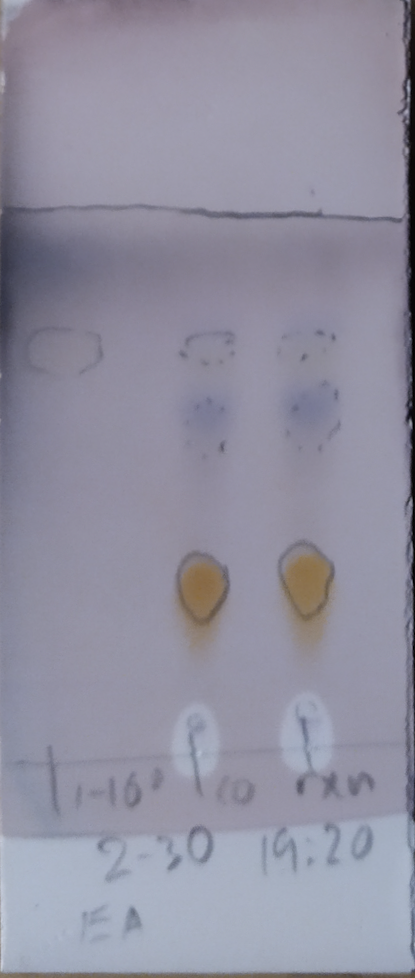
#> input picture dataset_perspective_transformed/001.png, 415 x 978 px, found by its file name; its folder holds only this picture in this run
$ python findSpots.py
#> lines starting #> are read from the running program, lines starting #| are printed output that depends on the picture; after the words box and inside, x2 and y2 are one past the last pixel; in counts of white or black regions, pixels touching at a corner belong together
### cv_method/utils.py
import imp
import cv2 as cv
import numpy as np
from scipy import optimize
import os
import sys
__dir__ = os.path.dirname(os.path.abspath(__file__))
sys.path.append(os.path.abspath(os.path.join(__dir__, '../')))
from cv_method import findLine as fl


# [4 lines left out: function imread, not called in this run]


def denoise(src, blur=3):
    blur = cv.medianBlur(src, blur)
    clahe = cv.createCLAHE(clipLimit=2.0, tileGridSize=(8, 8))
    cl = clahe.apply(blur)
    kernel = np.ones((7, 7), np.uint8)
    opening = cv.morphologyEx(cl, op=cv.MORPH_OPEN, kernel=kernel)
    return opening


def binarize(src, blur=3):
    th = cv.adaptiveThreshold(src, 255, cv.ADAPTIVE_THRESH_GAUSSIAN_C, cv.THRESH_BINARY, 11, 2)
    dst = cv.medianBlur(th, blur)
    dst_invert = cv.bitwise_not(dst)
    return dst_invert


# [44 lines left out: functions mask, centre_cnt, fit_circle, not called in this run]

### cv_method/findLine.py
import numpy as np
import cv2 as cv
from matplotlib import pyplot as plt
import math
import os
from sklearn.cluster import DBSCAN
import sys
__dir__ = os.path.dirname(os.path.abspath(__file__))
sys.path.append(os.path.abspath(os.path.join(__dir__, '../')))
from cv_method import utils


# [105 lines left out: functions l_eq, get_points, k_rep, optimize_line, find_objective_lines, hough_line, not called in this run]


# [15 lines that do not run on import are left out]
        # cv.imwrite('lines/' + fileName, im)

### cv_method/findSpots.py
import os

import cv2 as cv
import numpy as np
import numpy.linalg as la
from matplotlib import pyplot as plt
from scipy import optimize

import findLine as fl


def read(filename):
    """read gray scale image"""
    im = cv.imread(filename)
    gray = cv.cvtColor(im, cv.COLOR_BGR2GRAY)
    return im, gray


def denoise(src, blur=3):
    """denoise process: median blur + histogram equalise + opening"""
    blur = cv.medianBlur(src, blur)
    clahe = cv.createCLAHE(clipLimit=2.0, tileGridSize=(8, 8))
    cl = clahe.apply(blur)
    kernel = np.ones((7, 7), np.uint8)
    opening = cv.morphologyEx(cl, op=cv.MORPH_OPEN, kernel=kernel)
    return opening


def binarize(src, blur=3):
    """Gaussian thresholding: cvt to binary and eliminate noise points on binary im"""
    th = cv.adaptiveThreshold(src, 255, cv.ADAPTIVE_THRESH_GAUSSIAN_C, cv.THRESH_BINARY, 11, 2)
    dst = cv.medianBlur(th, blur)
    dst_invert = cv.bitwise_not(dst)
    # plt.imshow(dst_invert, cmap='gray'), plt.title('Threshold'), plt.show()
    return dst_invert


def fit_circle(cnt):
    """find the circle that best fit the points on contour"""
    def off_bound(circle):
        """boundary test"""
        cx, cy, r = circle
        if r < e_radius * min(w, h):
            return True
        if cx - r >= w or cx + r <= 0:
            return True
        if over_line((cx, cy, r)):
            return True
        return False

    def dist(c):
        """array of distances from the points on contour to the centre of the fitted circle"""
        cx, cy = c
        return np.sqrt(np.power(x - cx, 2) + np.power(y - cy, 2))

    def f(c):
        """objective function"""
        d = dist(c)
        r = np.mean(d)
        return d - r

    P = cnt.squeeze()  # opencv is weired on this data structure, always squeeze a contour before apply operations
    x, y = P.T
    c = np.mean(P, axis=0)  # initial center by taking average

    output = optimize.leastsq(f, c)  # least-square to approximate null space
    cx, cy = output[0]  # get centre of the fitted circle
    r = np.mean(dist((cx, cy)))  # calc radius
    circle = cx, cy, r
    if off_bound(circle):
        return None

    return circle


def opt(contours):
    """remove some small arcs"""
    ratio = []
    circles = []
    counter = 0
    for i, cnt in enumerate(contours):
        circle = fit_circle(cnt)
        circles.append(circle)
        M = cv.moments(cnt)
        if circle is None:
            counter += 1
        if circle is not None and M['m00'] != 0:
            cx, cy, r = circle
            center = np.array([cx, cy])
            c_x = int(M['m10'] / M['m00'])
            c_y = int(M['m01'] / M['m00'])
            centroid = np.array([c_x, c_y])
            L2 = la.norm(centroid - center)  # dist from centre of the fitted circle to the centroid of contour
            ratio.append(L2 / r)  # calc ratio L2/R, the smaller the arc the larger the ratio
        else:
            ratio.append(-1)

    ratio = np.array(ratio)
    bar = np.quantile(ratio[ratio != -1], e_bar)
    indices = np.argwhere((-1 != ratio) & (ratio <= bar)).squeeze().astype(int)
    # indices = ratio[np.argwhere(ratio is not None and ratio<=bar).squeeze()][:,1].astype(int)

    return indices, [circles[i] for i in indices]


def contour(f):
    """main func"""
    for filename in f:
        global gray, h, w
        im, gray = read(dirPath + filename)
#> in read, im is the input picture: shape (978, 415, 3); mean B, G, R 160, 143.6, 145.1
        h, w = gray.shape

        binary = binarize(denoise(gray, blur=5))
#> in denoise, `cl = clahe.apply(blur)`:
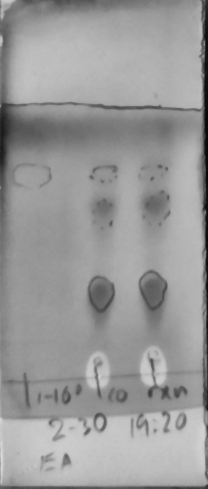
#> cl: shape (978, 415) (shown at 1/2 size); min 4, max 216, mean 153.9
#> in binarize, `th = cv.adaptiveThreshold(src, 255, cv.ADAPTIVE_THRESH_GAUSSIAN_C, cv...`:
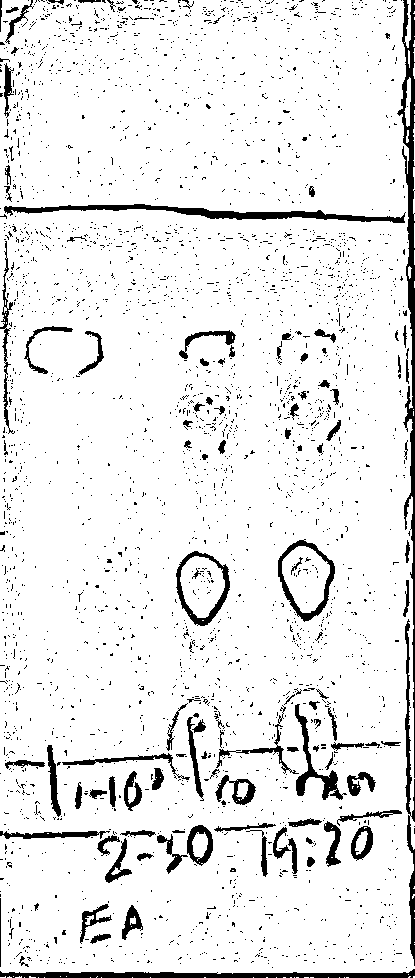
#> th: shape (978, 415); 91.8% white; 3105 black regions (2991 under 20 px), largest, box (x1, y1, x2, y2) and area: (397, 0, 415, 778) 3643, (4, 204, 406, 223) 2249, (0, 969, 415, 978) 2113
        mask = np.zeros(binary.shape, np.uint8)

        contours, hierarchy = cv.findContours(image=binary, mode=cv.RETR_CCOMP, method=cv.CHAIN_APPROX_SIMPLE)
#> contours = 434 contours, 339 with area under 20; largest, box (x1, y1, x2, y2) and area: (278, 540, 335, 621) 3120, (398, 0, 415, 777) 3106, (176, 551, 230, 626) 2840, (281, 545, 331, 614) 2326, (179, 555, 226, 619) 2084

        # draw all contours
        dst = im.copy()
        cv.drawContours(dst, contours, -1, (0, 255, 0), 3)
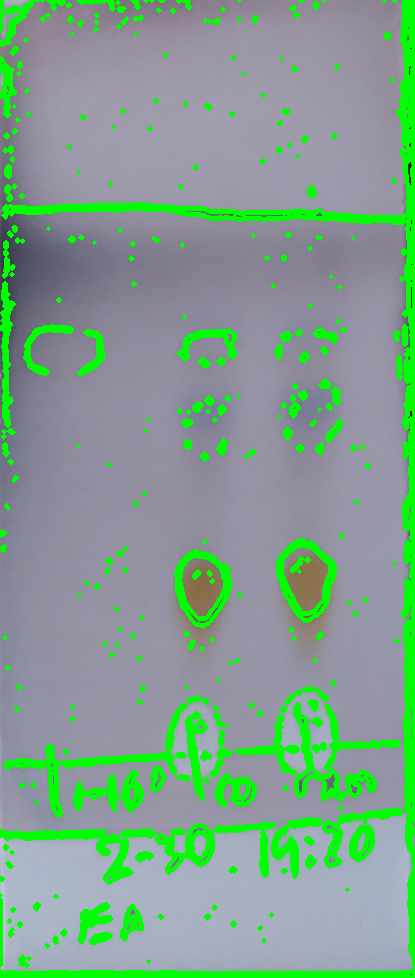
#> dst: shape (978, 415, 3); 12.94% of pixels changed, all inside (x1, y1, x2, y2) = (0, 0, 415, 978)
        # plt.imshow(cv.cvtColor(dst, cv.COLOR_BGR2RGB)), plt.title('all contours'), plt.show()

        # remove contours off boundary
        dst = im.copy()
        v = valid(contours)
#> the loop in valid, `for cnt in contours:` made 434 passes
#> (cx, cy) on pass 2: (26, 964)
#> pass 1, in binarize, `th = cv.adaptiveThreshold(src, 255, cv.ADAPTIVE_THRESH_GAUSSIAN_C, cv...`:
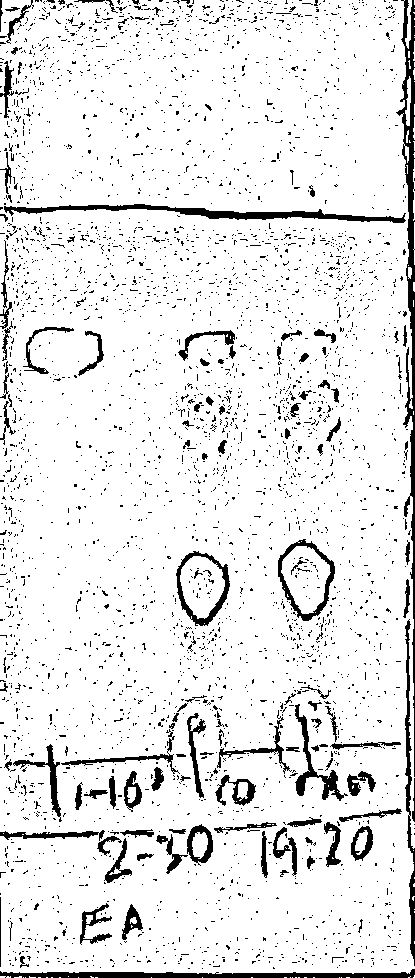
#> th: shape (978, 415); 90.9% white; 3758 black regions (3626 under 20 px), largest, box (x1, y1, x2, y2) and area: (396, 0, 415, 777) 3637, (4, 204, 406, 223) 2182, (0, 969, 415, 978) 2102
        if len(v) != 0:
            contours = v
        cv.drawContours(dst, contours, -1, (0, 255, 0), 3)
        # plt.imshow(cv.cvtColor(dst, cv.COLOR_BGR2RGB)), plt.title('in line contours'), plt.show()

        # remove small and flat contours
        dst = im.copy()
        th = thresholding(contours)
        if th is None:
            print(f'{filename} failed: no potential spots found between upper line and bottom line')
            continue
        contours, rect = thresholding(contours)
        cv.drawContours(dst, contours, -1, (0, 255, 0), 3)
        for r in rect:
            box = cv.boxPoints(r)
            box = np.int0(box)
            cv.drawContours(dst, [box], 0, (0, 0, 255), 2)
#> this loop made 13 passes
#> r on passes 1 to 8: ((199.5, 727.5), (12.73, 8.49), -45), ((199.2, 587.6), (67.98, 56.35), -63.43), ((201, 584.5), (51.62, 54.45), -45), ((305.2, 578.2), (62.23, 68.59), -45), ((305, 578), (53.74, 59.4), -45), ((221.4, 446.4), (13.27, 6.33), -82.87), ((333.9, 430.3), (22.44, 5.42), -50.71), ((293.5, 409.5), (12.07, 6.71), -63.43)
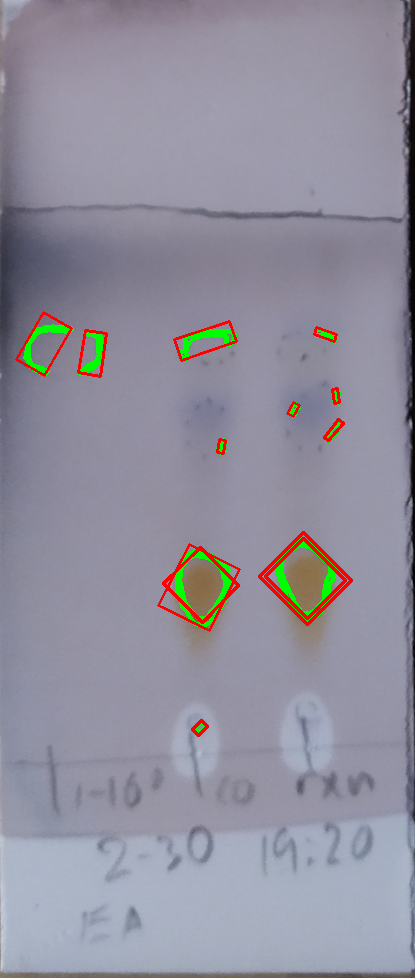
#> dst: shape (978, 415, 3); mean B, G, R 157.2, 143.2, 145.5
        # plt.imshow(cv.cvtColor(dst, cv.COLOR_BGR2RGB)), plt.title('large contours'), plt.show()

        # remove all small arcs
        dst = im.copy()
        indices, circles = opt(contours)
#> the loop in opt, `for i, cnt in enumerate(contours):` made 13 passes
#> pass 1, in binarize (call 298), `dst = cv.medianBlur(th, blur)`:
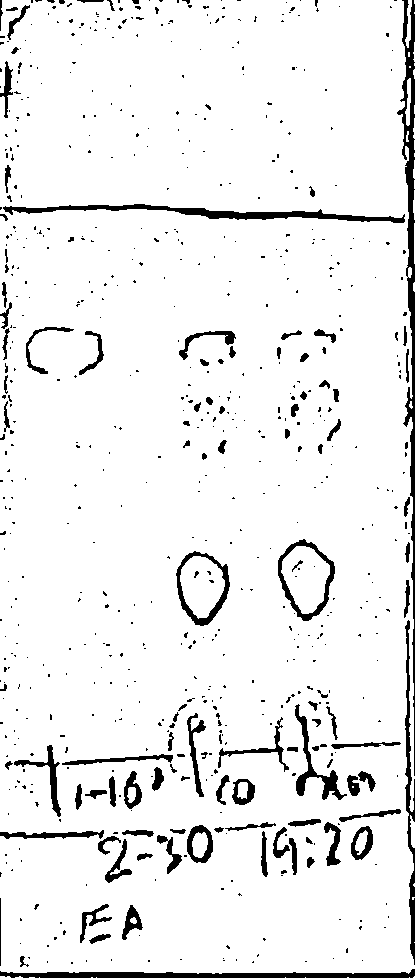
#> dst: shape (978, 415); 93.2% white; 695 black regions (581 under 20 px), largest, box (x1, y1, x2, y2) and area: (397, 0, 415, 776) 3565, (3, 204, 405, 223) 2173, (0, 969, 415, 978) 2148
        rect = [rect[i] for i in indices]

        for r in rect:
            box = cv.boxPoints(r)
            box = np.int0(box)
            cv.drawContours(dst, [box], 0, (0, 0, 255), 2)
#> this loop made 11 passes
#> dst: shape (978, 415, 3)
        # for c in circles:
        #     cx,cy,r = c
        #     cv.circle(dst,center=(int(cx),int(cy)),radius=int(r),color=[0,255,0])
        plt.imshow(cv.cvtColor(dst, cv.COLOR_BGR2RGB)), plt.title(f'{filename}'), plt.show()
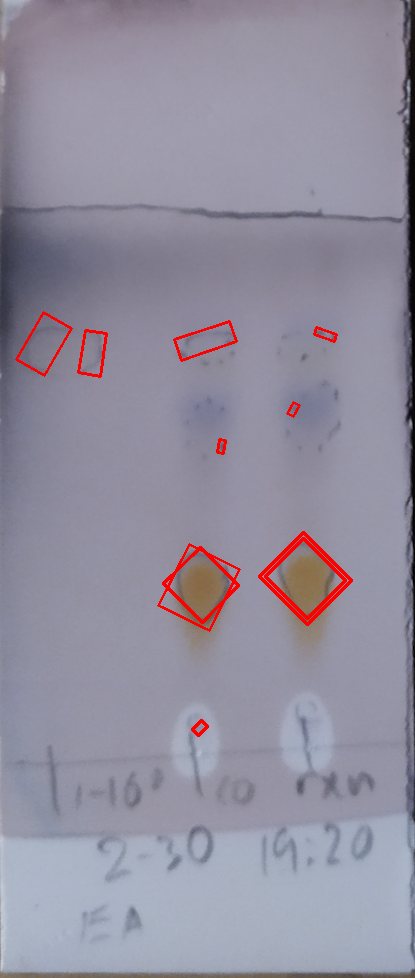
#> shown: shape (978, 415, 3); mean R, G, B 146.5, 142.2, 158.4
        cv.imwrite('spots/' + filename, dst)


def thresholding(contours):
    """for rounding rects, we prefer large and square"""
    cntArea = [cv.contourArea(cnt) for cnt in contours]
    th = e_area ** 2 * (w * h)
    largeContours = [contours[i] for i in range(len(cntArea)) if cntArea[i] > th]  # get large enough contours
    if len(largeContours) < 2:
        return None
    rect = [cv.minAreaRect(cnt) for cnt in largeContours]
    S = np.array([r[1] for r in rect])
    ratio = np.max(S, axis=1) / np.min(S, axis=1)  # measure how likely the rect to be a square
    rectArea = -S[:, 0] * S[:, 1]  # measure how large the rect is
    scaledRatio = (ratio - np.min(ratio)) / (np.max(ratio) - np.min(ratio))  # normalize ratio
    scaledArea = (rectArea - np.min(rectArea)) / (np.max(rectArea) - np.min(rectArea))  # normalize area

    loss = scaledArea + e_ratio * scaledRatio  # compare to large, square is less important
    bar = np.quantile(loss, q=e_bar)
    indices = np.argwhere(loss < bar).squeeze().astype(int)

    return [largeContours[i] for i in indices], [rect[i] for i in indices]


def over_line(c, cnt=None):
    """remove contours which are too close to the boundaries or even exceed the boundaries"""
    if cnt is not None:
        cnt = cnt.squeeze()
    r = 0
    near = False
    if len(c) == 2:
        x, y = c
        near = True
    else:
        x, y, r = c
    u, l = fl.hough_line(gray)
    um, uc, _ = fl.l_eq(u)
    lm, lc, _ = fl.l_eq(l)

    y_u = um * x + uc - r
    y_l = lm * x + lc + r
    if y_l >= y >= y_u:
        if near:
            d = (np.max(cnt, axis=0) - np.min(cnt, axis=0)).reshape(2)
            dy = e_bound * h
            dx = e_bound * w * 2
            if (y_l - dy <= y or y <= y_u + dy) and d[1] < dy:
                return True
            if (x <= dx or x > w - dx) and d[0] < dx:
                return True
        return False
    return True


def valid(contours):
    c = []
    for cnt in contours:
        M = cv.moments(cnt)
        if M['m00'] != 0:
            cx = int(M['m10'] / M['m00'])
            cy = int(M['m01'] / M['m00'])
            if not over_line((cx, cy), cnt=cnt):
                c.append(cnt)
    return c


if __name__ == '__main__':
    # hyper parameters
    e_radius = 1e-2  # minimum(r/min(w,h)) r is the radius of the circle
    e_area = 1e-2  # minimum area of a contour = (e_area*w) * (e_area*h)
    e_ratio = 0.5  # the balance factor between scaledArea nad scaledRatio (scaledRatio is less dominant)
    e_bar = 0.9  # we view the last 10% are noise and eliminate them
    e_bound = 2e-2  # All points within e_bound*h from the upper and lower bounds are noise
                    # all points within 2*e_bound*w from the left and right bounds are noise

    dirPath = 'dataset_perspective_transformed/'
    f = os.listdir(dirPath)
    contour(f)

$ run again, on dataset_perspective_transformed/005.png
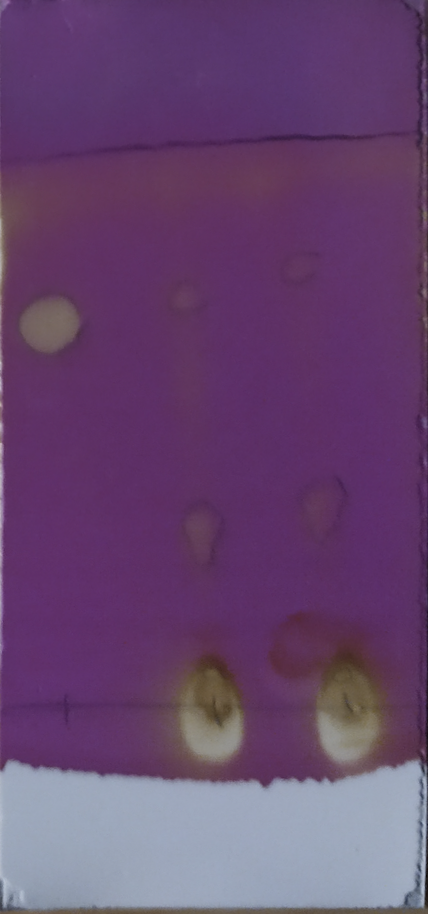
#> input picture dataset_perspective_transformed/005.png, 428 x 914 px, found by its file name
#> in read, im is the input picture: shape (914, 428, 3); mean B, G, R 111.3, 70.1, 103
#> in binarize, `th = cv.adaptiveThreshold(src, 255, cv.ADAPTIVE_THRESH_GAUSSIAN_C, cv...`:
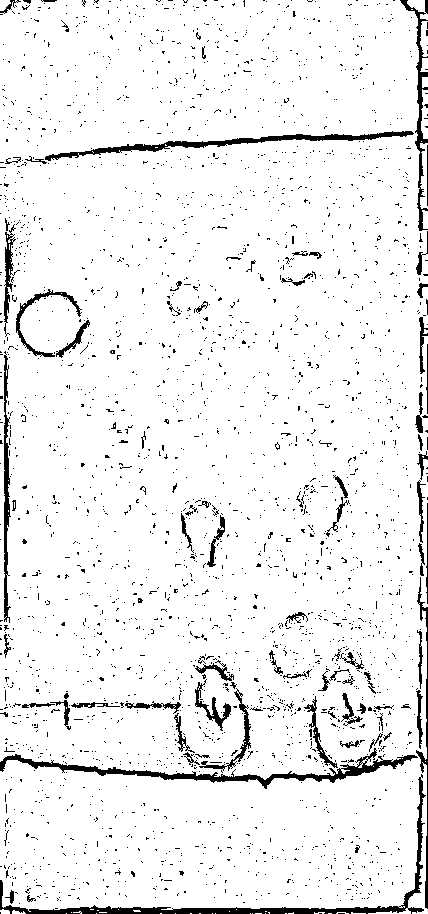
#> th: shape (914, 428); 93.6% white; 2688 black regions (2600 under 20 px), largest, box (x1, y1, x2, y2) and area: (0, 774, 426, 914) 2863, (0, 748, 418, 789) 2508, (45, 131, 414, 161) 1810
#> contours = 443 contours, 391 with area under 20; largest, box (x1, y1, x2, y2) and area: (0, 775, 425, 914) 2366, (0, 749, 417, 789) 2009, (45, 131, 413, 161) 1436, (400, 0, 428, 231) 785, (4, 414, 10, 621) 628
#> the loop in valid, `for cnt in contours:` made 443 passes
#> (cx, cy, y in over_line) on passes 2 to 3: (29, 898, 706.5), (11, 896, 706.5)
#> the loop in contour, `for r in rect:` made 10 passes
#> r on passes 1 to 8: ((348, 705.5), (25, 10), -90), ((325.2, 682.6), (15.03, 5.49), -85.91), ((214.9, 669.4), (13.48, 37.63), -74.36), ((350.5, 659), (9.19, 12.02), -45), ((214.6, 546.9), (39.16, 9.09), -73.61), ((184.7, 530.7), (5.94, 32.28), -16.7), ((338.6, 511.6), (18.97, 5.38), -71.57), ((74.35, 340.6), (47.42, 10.19), -47.2)
#> the loop in opt, `for i, cnt in enumerate(contours):` made 10 passes
#> the loop in contour, `for r in rect:` made 9 passes
#> in contour, `plt.imshow(cv.cvtColor(dst, cv.COLOR_BGR2RGB)), plt.title(f'{filename}..`:
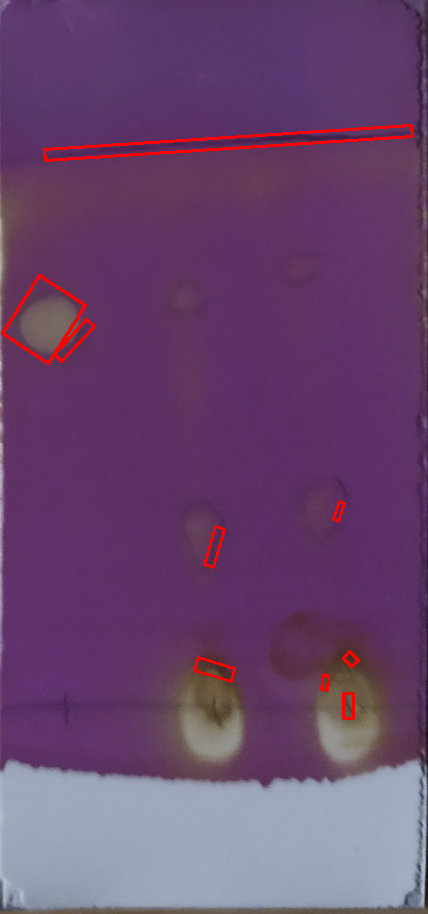
#> shown: shape (914, 428, 3); mean R, G, B 104.9, 69.5, 110.3
